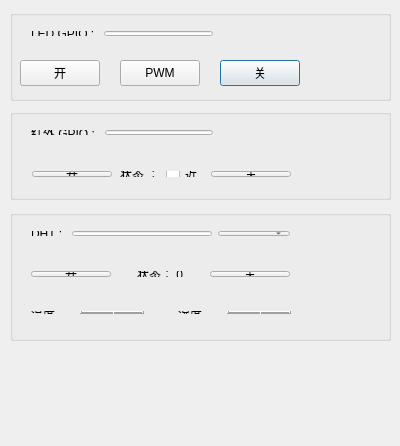
<?xml version="1.0" encoding="UTF-8"?>
<ui version="4.0">
 <class>helloLed</class>
 <widget class="QDialog" name="helloLed">
  <property name="geometry">
   <rect>
    <x>0</x>
    <y>0</y>
    <width>400</width>
    <height>446</height>
   </rect>
  </property>
  <property name="windowTitle">
   <string>helloLed</string>
  </property>
  <widget class="QGroupBox" name="groupBox">
   <property name="geometry">
    <rect>
     <x>10</x>
     <y>10</y>
     <width>381</width>
     <height>91</height>
    </rect>
   </property>
   <property name="title">
    <string/>
   </property>
   <widget class="QPushButton" name="pushButton_2">
    <property name="geometry">
     <rect>
      <x>210</x>
      <y>50</y>
      <width>80</width>
      <height>26</height>
     </rect>
    </property>
    <property name="text">
     <string>关</string>
    </property>
   </widget>
   <widget class="QWidget" name="layoutWidget">
    <property name="geometry">
     <rect>
      <x>10</x>
      <y>10</y>
      <width>204</width>
      <height>27</height>
     </rect>
    </property>
    <layout class="QHBoxLayout" name="horizontalLayout">
     <item>
      <widget class="QLabel" name="label">
       <property name="text">
        <string>LED GPIO : </string>
       </property>
      </widget>
     </item>
     <item>
      <widget class="QLineEdit" name="lineEdit"/>
     </item>
    </layout>
   </widget>
   <widget class="QPushButton" name="pushButton">
    <property name="geometry">
     <rect>
      <x>10</x>
      <y>50</y>
      <width>80</width>
      <height>26</height>
     </rect>
    </property>
    <property name="text">
     <string>开</string>
    </property>
   </widget>
   <widget class="QPushButton" name="pushButton_3">
    <property name="geometry">
     <rect>
      <x>110</x>
      <y>50</y>
      <width>80</width>
      <height>26</height>
     </rect>
    </property>
    <property name="text">
     <string>PWM</string>
    </property>
   </widget>
  </widget>
  <widget class="QGroupBox" name="groupBox_2">
   <property name="geometry">
    <rect>
     <x>10</x>
     <y>109</y>
     <width>381</width>
     <height>91</height>
    </rect>
   </property>
   <property name="title">
    <string/>
   </property>
   <widget class="QWidget" name="layoutWidget_2">
    <property name="geometry">
     <rect>
      <x>10</x>
      <y>10</y>
      <width>204</width>
      <height>27</height>
     </rect>
    </property>
    <layout class="QHBoxLayout" name="horizontalLayout_2">
     <item>
      <widget class="QLabel" name="label_2">
       <property name="text">
        <string>红外 GPIO : </string>
       </property>
      </widget>
     </item>
     <item>
      <widget class="QLineEdit" name="lineEdit_2"/>
     </item>
    </layout>
   </widget>
   <widget class="QWidget" name="layoutWidget_3">
    <property name="geometry">
     <rect>
      <x>11</x>
      <y>51</y>
      <width>281</width>
      <height>28</height>
     </rect>
    </property>
    <layout class="QHBoxLayout" name="horizontalLayout_3">
     <item>
      <widget class="QPushButton" name="pushButton_4">
       <property name="text">
        <string>开</string>
       </property>
      </widget>
     </item>
     <item>
      <spacer name="horizontalSpacer">
       <property name="orientation">
        <enum>Qt::Horizontal</enum>
       </property>
       <property name="sizeHint" stdset="0">
        <size>
         <width>40</width>
         <height>20</height>
        </size>
       </property>
      </spacer>
     </item>
     <item>
      <widget class="QLabel" name="label_3">
       <property name="text">
        <string>状态 ：</string>
       </property>
      </widget>
     </item>
     <item>
      <widget class="QCheckBox" name="checkBox">
       <property name="text">
        <string>近</string>
       </property>
      </widget>
     </item>
     <item>
      <spacer name="horizontalSpacer_2">
       <property name="orientation">
        <enum>Qt::Horizontal</enum>
       </property>
       <property name="sizeHint" stdset="0">
        <size>
         <width>40</width>
         <height>20</height>
        </size>
       </property>
      </spacer>
     </item>
     <item>
      <widget class="QPushButton" name="pushButton_5">
       <property name="text">
        <string>关</string>
       </property>
      </widget>
     </item>
    </layout>
   </widget>
  </widget>
  <widget class="QGroupBox" name="groupBox_3">
   <property name="geometry">
    <rect>
     <x>10</x>
     <y>210</y>
     <width>381</width>
     <height>131</height>
    </rect>
   </property>
   <property name="title">
    <string/>
   </property>
   <widget class="QWidget" name="layoutWidget_4">
    <property name="geometry">
     <rect>
      <x>10</x>
      <y>10</y>
      <width>281</width>
      <height>27</height>
     </rect>
    </property>
    <layout class="QHBoxLayout" name="horizontalLayout_4">
     <item>
      <widget class="QLabel" name="label_4">
       <property name="text">
        <string>DHT : </string>
       </property>
      </widget>
     </item>
     <item>
      <widget class="QLineEdit" name="lineEdit_3"/>
     </item>
     <item>
      <widget class="QComboBox" name="comboBox"/>
     </item>
    </layout>
   </widget>
   <widget class="QWidget" name="layoutWidget_5">
    <property name="geometry">
     <rect>
      <x>10</x>
      <y>50</y>
      <width>281</width>
      <height>28</height>
     </rect>
    </property>
    <layout class="QHBoxLayout" name="horizontalLayout_7">
     <item>
      <widget class="QPushButton" name="pushButton_7">
       <property name="text">
        <string>开</string>
       </property>
      </widget>
     </item>
     <item>
      <spacer name="horizontalSpacer_3">
       <property name="orientation">
        <enum>Qt::Horizontal</enum>
       </property>
       <property name="sizeHint" stdset="0">
        <size>
         <width>40</width>
         <height>20</height>
        </size>
       </property>
      </spacer>
     </item>
     <item>
      <widget class="QLabel" name="label_7">
       <property name="text">
        <string>状态： 0</string>
       </property>
      </widget>
     </item>
     <item>
      <spacer name="horizontalSpacer_4">
       <property name="orientation">
        <enum>Qt::Horizontal</enum>
       </property>
       <property name="sizeHint" stdset="0">
        <size>
         <width>40</width>
         <height>20</height>
        </size>
       </property>
      </spacer>
     </item>
     <item>
      <widget class="QPushButton" name="pushButton_6">
       <property name="text">
        <string>关</string>
       </property>
      </widget>
     </item>
    </layout>
   </widget>
   <widget class="QWidget" name="layoutWidget_6">
    <property name="geometry">
     <rect>
      <x>10</x>
      <y>90</y>
      <width>282</width>
      <height>25</height>
     </rect>
    </property>
    <layout class="QHBoxLayout" name="horizontalLayout_5">
     <item>
      <widget class="QLabel" name="label_5">
       <property name="text">
        <string>温度 ： </string>
       </property>
      </widget>
     </item>
     <item>
      <widget class="QLCDNumber" name="lcdNumber"/>
     </item>
     <item>
      <spacer name="horizontalSpacer_5">
       <property name="orientation">
        <enum>Qt::Horizontal</enum>
       </property>
       <property name="sizeHint" stdset="0">
        <size>
         <width>40</width>
         <height>20</height>
        </size>
       </property>
      </spacer>
     </item>
     <item>
      <widget class="QLabel" name="label_6">
       <property name="text">
        <string>湿度 ： </string>
       </property>
      </widget>
     </item>
     <item>
      <widget class="QLCDNumber" name="lcdNumber_2"/>
     </item>
    </layout>
   </widget>
  </widget>
 </widget>
 <layoutdefault spacing="6" margin="11"/>
 <resources/>
 <connections/>
</ui>
